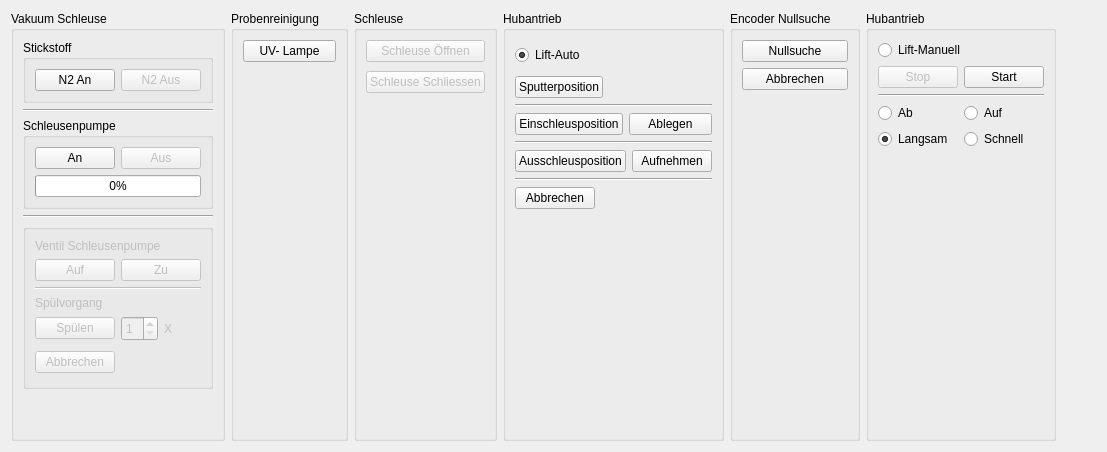
           <widget class="QWidget" name="tabLock">
            <attribute name="title">
             <string>Schleusen</string>
            </attribute>
            <layout class="QHBoxLayout" name="horizontalLayout_29">
             <item>
              <widget class="QGroupBox" name="groupBoxLockVacuum">
               <property name="enabled">
                <bool>true</bool>
               </property>
               <property name="title">
                <string>Vakuum Schleuse</string>
               </property>
               <layout class="QVBoxLayout" name="verticalLayout_18">
                <item>
                 <widget class="QGroupBox" name="groupBox_17">
                  <property name="title">
                   <string>Stickstoff</string>
                  </property>
                  <layout class="QVBoxLayout" name="verticalLayout_3">
                   <item>
                    <layout class="QHBoxLayout" name="horizontalLayout_25">
                     <item>
                      <widget class="QPushButton" name="pushButtonN2LockOn">
                       <property name="enabled">
                        <bool>true</bool>
                       </property>
                       <property name="sizePolicy">
                        <sizepolicy hsizetype="Minimum" vsizetype="Fixed">
                         <horstretch>0</horstretch>
                         <verstretch>0</verstretch>
                        </sizepolicy>
                       </property>
                       <property name="accessibleName">
                        <string>F_N2Lock|1</string>
                       </property>
                       <property name="text">
                        <string>N2 An</string>
                       </property>
                      </widget>
                     </item>
                     <item>
                      <widget class="QPushButton" name="pushButtonN2LockOff">
                       <property name="enabled">
                        <bool>false</bool>
                       </property>
                       <property name="accessibleName">
                        <string>F_N2Lock|0</string>
                       </property>
                       <property name="text">
                        <string>N2 Aus</string>
                       </property>
                      </widget>
                     </item>
                    </layout>
                   </item>
                  </layout>
                 </widget>
                </item>
                <item>
                 <widget class="Line" name="line_5">
                  <property name="orientation">
                   <enum>Qt::Horizontal</enum>
                  </property>
                 </widget>
                </item>
                <item>
                 <widget class="QGroupBox" name="groupBoxLockPump">
                  <property name="title">
                   <string>Schleusenpumpe</string>
                  </property>
                  <layout class="QVBoxLayout" name="verticalLayout_27">
                   <item>
                    <layout class="QHBoxLayout" name="horizontalLayout_3">
                     <item>
                      <widget class="QPushButton" name="pushButtonLockPumpOn">
                       <property name="accessibleName">
                        <string>O_LockPump|1</string>
                       </property>
                       <property name="text">
                        <string>An</string>
                       </property>
                      </widget>
                     </item>
                     <item>
                      <widget class="QPushButton" name="pushButtonLockPumpOff">
                       <property name="enabled">
                        <bool>false</bool>
                       </property>
                       <property name="accessibleName">
                        <string>O_LockPump|0</string>
                       </property>
                       <property name="text">
                        <string>Aus</string>
                       </property>
                      </widget>
                     </item>
                    </layout>
                   </item>
                   <item>
                    <widget class="QProgressBar" name="progressBarLockPump">
                     <property name="maximum">
                      <number>30</number>
                     </property>
                     <property name="value">
                      <number>0</number>
                     </property>
                    </widget>
                   </item>
                  </layout>
                 </widget>
                </item>
                <item>
                 <widget class="Line" name="line_3">
                  <property name="orientation">
                   <enum>Qt::Horizontal</enum>
                  </property>
                 </widget>
                </item>
                <item>
                 <widget class="QGroupBox" name="groupBoxLockVacuumRinse">
                  <property name="enabled">
                   <bool>false</bool>
                  </property>
                  <property name="title">
                   <string/>
                  </property>
                  <layout class="QVBoxLayout" name="verticalLayout_26">
                   <item>
                    <widget class="QLabel" name="label_21">
                     <property name="text">
                      <string>Ventil Schleusenpumpe</string>
                     </property>
                    </widget>
                   </item>
                   <item>
                    <layout class="QHBoxLayout" name="horizontalLayout_33">
                     <item>
                      <widget class="QPushButton" name="pushButtonLockVacValveOpen">
                       <property name="accessibleName">
                        <string>F_LockPumpVac|1</string>
                       </property>
                       <property name="text">
                        <string>Auf</string>
                       </property>
                      </widget>
                     </item>
                     <item>
                      <widget class="QPushButton" name="pushButtonLockVacValveClose">
                       <property name="enabled">
                        <bool>false</bool>
                       </property>
                       <property name="accessibleName">
                        <string>F_LockPumpVac|0</string>
                       </property>
                       <property name="text">
                        <string>Zu</string>
                       </property>
                      </widget>
                     </item>
                    </layout>
                   </item>
                   <item>
                    <widget class="Line" name="line_25">
                     <property name="orientation">
                      <enum>Qt::Horizontal</enum>
                     </property>
                    </widget>
                   </item>
                   <item>
                    <widget class="QLabel" name="label_22">
                     <property name="text">
                      <string>Spülvorgang</string>
                     </property>
                    </widget>
                   </item>
                   <item>
                    <layout class="QHBoxLayout" name="horizontalLayout_34">
                     <item>
                      <widget class="QPushButton" name="pushButtonRinselock">
                       <property name="text">
                        <string>Spülen</string>
                       </property>
                      </widget>
                     </item>
                     <item>
                      <widget class="QSpinBox" name="spinBoxRinseLock">
                       <property name="minimumSize">
                        <size>
                         <width>0</width>
                         <height>25</height>
                        </size>
                       </property>
                       <property name="minimum">
                        <number>1</number>
                       </property>
                       <property name="maximum">
                        <number>9</number>
                       </property>
                      </widget>
                     </item>
                     <item>
                      <widget class="QLabel" name="label_24">
                       <property name="text">
                        <string>X</string>
                       </property>
                      </widget>
                     </item>
                    </layout>
                   </item>
                   <item>
                    <layout class="QHBoxLayout" name="horizontalLayout_37">
                     <item>
                      <widget class="QPushButton" name="pushButtonRinseLockAbort">
                       <property name="text">
                        <string>Abbrechen</string>
                       </property>
                      </widget>
                     </item>
                     <item>
                      <widget class="QWidget" name="widget_11" native="true">
                       <property name="minimumSize">
                        <size>
                         <width>0</width>
                         <height>30</height>
                        </size>
                       </property>
                       <widget class="BusyIndicator" name="BusyIndicatorRinseLock">
                        <property name="geometry">
                         <rect>
                          <x>0</x>
                          <y>0</y>
                          <width>30</width>
                          <height>30</height>
                         </rect>
                        </property>
                        <property name="sizePolicy">
                         <sizepolicy hsizetype="Fixed" vsizetype="Fixed">
                          <horstretch>0</horstretch>
                          <verstretch>0</verstretch>
                         </sizepolicy>
                        </property>
                        <property name="minimumSize">
                         <size>
                          <width>30</width>
                          <height>30</height>
                         </size>
                        </property>
                        <property name="maximumSize">
                         <size>
                          <width>0</width>
                          <height>0</height>
                         </size>
                        </property>
                        <property name="text">
                         <string/>
                        </property>
                        <property name="scaledContents">
                         <bool>false</bool>
                        </property>
                        <property name="alignment">
                         <set>Qt::AlignCenter</set>
                        </property>
                       </widget>
                      </widget>
                     </item>
                    </layout>
                   </item>
                  </layout>
                 </widget>
                </item>
                <item>
                 <spacer name="verticalSpacer_13">
                  <property name="orientation">
                   <enum>Qt::Vertical</enum>
                  </property>
                  <property name="sizeHint" stdset="0">
                   <size>
                    <width>20</width>
                    <height>40</height>
                   </size>
                  </property>
                 </spacer>
                </item>
               </layout>
              </widget>
             </item>
             <item>
              <widget class="QGroupBox" name="groupBox_12">
               <property name="title">
                <string>Probenreinigung</string>
               </property>
               <layout class="QVBoxLayout" name="verticalLayout_17">
                <item>
                 <widget class="QPushButton" name="pushButtonUVLight">
                  <property name="enabled">
                   <bool>true</bool>
                  </property>
                  <property name="accessibleName">
                   <string>F_UVLight|1</string>
                  </property>
                  <property name="autoFillBackground">
                   <bool>false</bool>
                  </property>
                  <property name="styleSheet">
                   <string notr="true"/>
                  </property>
                  <property name="text">
                   <string>UV- Lampe</string>
                  </property>
                 </widget>
                </item>
                <item>
                 <spacer name="verticalSpacer_24">
                  <property name="orientation">
                   <enum>Qt::Vertical</enum>
                  </property>
                  <property name="sizeHint" stdset="0">
                   <size>
                    <width>20</width>
                    <height>40</height>
                   </size>
                  </property>
                 </spacer>
                </item>
               </layout>
              </widget>
             </item>
             <item>
              <widget class="QGroupBox" name="groupBoxLockChannel">
               <property name="title">
                <string>Schleuse</string>
               </property>
               <layout class="QGridLayout" name="gridLayout_15">
                <property name="verticalSpacing">
                 <number>9</number>
                </property>
                <item row="0" column="0">
                 <widget class="QPushButton" name="pushButtonOpenLock">
                  <property name="enabled">
                   <bool>false</bool>
                  </property>
                  <property name="accessibleName">
                   <string>F_Lock|1</string>
                  </property>
                  <property name="text">
                   <string>Schleuse Öffnen</string>
                  </property>
                 </widget>
                </item>
                <item row="1" column="0">
                 <widget class="QPushButton" name="pushButtonCloseLock">
                  <property name="enabled">
                   <bool>false</bool>
                  </property>
                  <property name="accessibleName">
                   <string>F_Lock|0</string>
                  </property>
                  <property name="text">
                   <string>Schleuse Schliessen</string>
                  </property>
                 </widget>
                </item>
                <item row="2" column="0">
                 <spacer name="verticalSpacer_6">
                  <property name="orientation">
                   <enum>Qt::Vertical</enum>
                  </property>
                  <property name="sizeHint" stdset="0">
                   <size>
                    <width>20</width>
                    <height>40</height>
                   </size>
                  </property>
                 </spacer>
                </item>
               </layout>
              </widget>
             </item>
             <item>
              <widget class="QGroupBox" name="groupBoxLiftAuto">
               <property name="title">
                <string>Hubantrieb</string>
               </property>
               <layout class="QVBoxLayout" name="verticalLayout_28">
                <item>
                 <layout class="QHBoxLayout" name="horizontalLayout_36">
                  <item>
                   <widget class="QRadioButton" name="radioButtonLiftAuto">
                    <property name="text">
                     <string>Lift-Auto</string>
                    </property>
                    <property name="checked">
                     <bool>true</bool>
                    </property>
                   </widget>
                  </item>
                  <item>
                   <widget class="QWidget" name="widget_5" native="true">
                    <property name="minimumSize">
                     <size>
                      <width>0</width>
                      <height>30</height>
                     </size>
                    </property>
                    <property name="maximumSize">
                     <size>
                      <width>30</width>
                      <height>16777215</height>
                     </size>
                    </property>
                    <widget class="BusyIndicator" name="BusyIndicatorLiftAuto">
                     <property name="geometry">
                      <rect>
                       <x>0</x>
                       <y>0</y>
                       <width>30</width>
                       <height>30</height>
                      </rect>
                     </property>
                     <property name="sizePolicy">
                      <sizepolicy hsizetype="Fixed" vsizetype="Fixed">
                       <horstretch>0</horstretch>
                       <verstretch>0</verstretch>
                      </sizepolicy>
                     </property>
                     <property name="minimumSize">
                      <size>
                       <width>30</width>
                       <height>30</height>
                      </size>
                     </property>
                     <property name="maximumSize">
                      <size>
                       <width>0</width>
                       <height>0</height>
                      </size>
                     </property>
                     <property name="text">
                      <string/>
                     </property>
                    </widget>
                   </widget>
                  </item>
                 </layout>
                </item>
                <item>
                 <layout class="QHBoxLayout" name="horizontalLayout_38">
                  <item>
                   <widget class="QPushButton" name="pushButtonLiftSputterPos">
                    <property name="text">
                     <string>Sputterposition</string>
                    </property>
                   </widget>
                  </item>
                  <item>
                   <spacer name="horizontalSpacer_3">
                    <property name="orientation">
                     <enum>Qt::Horizontal</enum>
                    </property>
                    <property name="sizeHint" stdset="0">
                     <size>
                      <width>40</width>
                      <height>20</height>
                     </size>
                    </property>
                   </spacer>
                  </item>
                 </layout>
                </item>
                <item>
                 <widget class="Line" name="line_12">
                  <property name="orientation">
                   <enum>Qt::Horizontal</enum>
                  </property>
                 </widget>
                </item>
                <item>
                 <layout class="QHBoxLayout" name="horizontalLayout_27">
                  <item>
                   <widget class="QPushButton" name="pushButtonLiftLoadPos">
                    <property name="text">
                     <string>Einschleusposition</string>
                    </property>
                   </widget>
                  </item>
                  <item>
                   <widget class="QPushButton" name="pushButtonLiftLoad">
                    <property name="text">
                     <string>Ablegen</string>
                    </property>
                   </widget>
                  </item>
                 </layout>
                </item>
                <item>
                 <widget class="Line" name="line_14">
                  <property name="orientation">
                   <enum>Qt::Horizontal</enum>
                  </property>
                 </widget>
                </item>
                <item>
                 <layout class="QHBoxLayout" name="horizontalLayout_35">
                  <item>
                   <widget class="QPushButton" name="pushButtonLiftUnloadPos">
                    <property name="text">
                     <string>Ausschleusposition</string>
                    </property>
                   </widget>
                  </item>
                  <item>
                   <widget class="QPushButton" name="pushButtonLiftUnload">
                    <property name="text">
                     <string>Aufnehmen</string>
                    </property>
                   </widget>
                  </item>
                 </layout>
                </item>
                <item>
                 <widget class="Line" name="line_13">
                  <property name="orientation">
                   <enum>Qt::Horizontal</enum>
                  </property>
                 </widget>
                </item>
                <item>
                 <layout class="QHBoxLayout" name="horizontalLayout_39">
                  <item>
                   <widget class="QPushButton" name="pushButtonLiftAbort">
                    <property name="text">
                     <string>Abbrechen</string>
                    </property>
                   </widget>
                  </item>
                  <item>
                   <spacer name="horizontalSpacer_12">
                    <property name="orientation">
                     <enum>Qt::Horizontal</enum>
                    </property>
                    <property name="sizeHint" stdset="0">
                     <size>
                      <width>40</width>
                      <height>20</height>
                     </size>
                    </property>
                   </spacer>
                  </item>
                 </layout>
                </item>
                <item>
                 <spacer name="verticalSpacer_29">
                  <property name="orientation">
                   <enum>Qt::Vertical</enum>
                  </property>
                  <property name="sizeHint" stdset="0">
                   <size>
                    <width>20</width>
                    <height>40</height>
                   </size>
                  </property>
                 </spacer>
                </item>
               </layout>
              </widget>
             </item>
             <item>
              <widget class="QGroupBox" name="groupBoxLiftInitialize">
               <property name="title">
                <string>Encoder Nullsuche</string>
               </property>
               <layout class="QVBoxLayout" name="verticalLayout_25">
                <item>
                 <widget class="QPushButton" name="pushButtonInitializeLiftEncoder">
                  <property name="accessibleName">
                   <string>F_InitializeLiftEncoder|1</string>
                  </property>
                  <property name="text">
                   <string>Nullsuche</string>
                  </property>
                 </widget>
                </item>
                <item>
                 <widget class="QPushButton" name="pushButtonAbortLiftEncoderInitialization">
                  <property name="accessibleName">
                   <string>F_InitializeLiftEncoder|0</string>
                  </property>
                  <property name="text">
                   <string>Abbrechen</string>
                  </property>
                 </widget>
                </item>
                <item>
                 <layout class="QHBoxLayout" name="horizontalLayout_26">
                  <item>
                   <spacer name="horizontalSpacer_43">
                    <property name="orientation">
                     <enum>Qt::Horizontal</enum>
                    </property>
                    <property name="sizeHint" stdset="0">
                     <size>
                      <width>10</width>
                      <height>20</height>
                     </size>
                    </property>
                   </spacer>
                  </item>
                  <item>
                   <widget class="BusyIndicator" name="busyIndicatorLiftInitialization">
                    <property name="sizePolicy">
                     <sizepolicy hsizetype="Minimum" vsizetype="Minimum">
                      <horstretch>0</horstretch>
                      <verstretch>0</verstretch>
                     </sizepolicy>
                    </property>
                    <property name="minimumSize">
                     <size>
                      <width>30</width>
                      <height>30</height>
                     </size>
                    </property>
                    <property name="text">
                     <string/>
                    </property>
                   </widget>
                  </item>
                  <item>
                   <spacer name="horizontalSpacer_23">
                    <property name="orientation">
                     <enum>Qt::Horizontal</enum>
                    </property>
                    <property name="sizeHint" stdset="0">
                     <size>
                      <width>10</width>
                      <height>20</height>
                     </size>
                    </property>
                   </spacer>
                  </item>
                 </layout>
                </item>
                <item>
                 <spacer name="verticalSpacer_39">
                  <property name="orientation">
                   <enum>Qt::Vertical</enum>
                  </property>
                  <property name="sizeHint" stdset="0">
                   <size>
                    <width>20</width>
                    <height>40</height>
                   </size>
                  </property>
                 </spacer>
                </item>
               </layout>
              </widget>
             </item>
             <item>
              <widget class="QGroupBox" name="groupBoxLiftManual">
               <property name="enabled">
                <bool>true</bool>
               </property>
               <property name="title">
                <string>Hubantrieb</string>
               </property>
               <layout class="QVBoxLayout" name="verticalLayout_48">
                <item>
                 <layout class="QHBoxLayout" name="horizontalLayout_41">
                  <item>
                   <widget class="QRadioButton" name="radioButtonLiftManual">
                    <property name="text">
                     <string>Lift-Manuell</string>
                    </property>
                    <property name="checked">
                     <bool>false</bool>
                    </property>
                   </widget>
                  </item>
                  <item>
                   <spacer name="horizontalSpacer_44">
                    <property name="orientation">
                     <enum>Qt::Horizontal</enum>
                    </property>
                    <property name="sizeHint" stdset="0">
                     <size>
                      <width>40</width>
                      <height>20</height>
                     </size>
                    </property>
                   </spacer>
                  </item>
                 </layout>
                </item>
                <item>
                 <layout class="QHBoxLayout" name="horizontalLayout_55">
                  <item>
                   <widget class="QPushButton" name="pushButtonLiftStop">
                    <property name="enabled">
                     <bool>false</bool>
                    </property>
                    <property name="accessibleName">
                     <string>F_LiftStartStop|0</string>
                    </property>
                    <property name="text">
                     <string>Stop</string>
                    </property>
                   </widget>
                  </item>
                  <item>
                   <widget class="QPushButton" name="pushButtonLiftStart">
                    <property name="accessibleName">
                     <string>F_LiftStartStop|1</string>
                    </property>
                    <property name="text">
                     <string>Start</string>
                    </property>
                   </widget>
                  </item>
                 </layout>
                </item>
                <item>
                 <widget class="Line" name="line_11">
                  <property name="orientation">
                   <enum>Qt::Horizontal</enum>
                  </property>
                 </widget>
                </item>
                <item>
                 <layout class="QHBoxLayout" name="horizontalLayout_57">
                  <item>
                   <widget class="QRadioButton" name="radioButtonLiftDown">
                    <property name="accessibleName">
                     <string>F_LiftUpDown|0</string>
                    </property>
                    <property name="text">
                     <string>Ab</string>
                    </property>
                   </widget>
                  </item>
                  <item>
                   <widget class="QRadioButton" name="radioButtonLiftUp">
                    <property name="accessibleName">
                     <string>F_LiftUpDown|1</string>
                    </property>
                    <property name="text">
                     <string>Auf</string>
                    </property>
                    <property name="checked">
                     <bool>true</bool>
                    </property>
                   </widget>
                  </item>
                 </layout>
                </item>
                <item>
                 <layout class="QHBoxLayout" name="horizontalLayout_58">
                  <item>
                   <widget class="QRadioButton" name="radioButtonLiftSlow">
                    <property name="accessibleName">
                     <string>O_LiftFastSlow|0</string>
                    </property>
                    <property name="text">
                     <string>Langsam</string>
                    </property>
                    <property name="checked">
                     <bool>true</bool>
                    </property>
                   </widget>
                  </item>
                  <item>
                   <widget class="QRadioButton" name="radioButtonLiftFast">
                    <property name="accessibleName">
                     <string>O_LiftFastSlow|1</string>
                    </property>
                    <property name="text">
                     <string>Schnell</string>
                    </property>
                   </widget>
                  </item>
                 </layout>
                </item>
                <item>
                 <spacer name="verticalSpacer_11">
                  <property name="orientation">
                   <enum>Qt::Vertical</enum>
                  </property>
                  <property name="sizeHint" stdset="0">
                   <size>
                    <width>20</width>
                    <height>40</height>
                   </size>
                  </property>
                 </spacer>
                </item>
               </layout>
              </widget>
             </item>
             <item>
              <spacer name="horizontalSpacer_2">
               <property name="orientation">
                <enum>Qt::Horizontal</enum>
               </property>
               <property name="sizeHint" stdset="0">
                <size>
                 <width>40</width>
                 <height>20</height>
                </size>
               </property>
              </spacer>
             </item>
            </layout>
           </widget>
